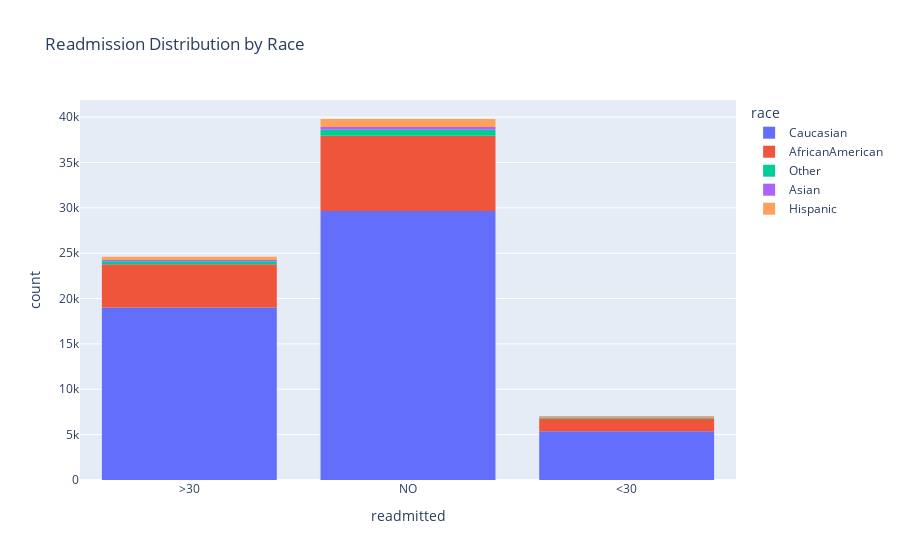
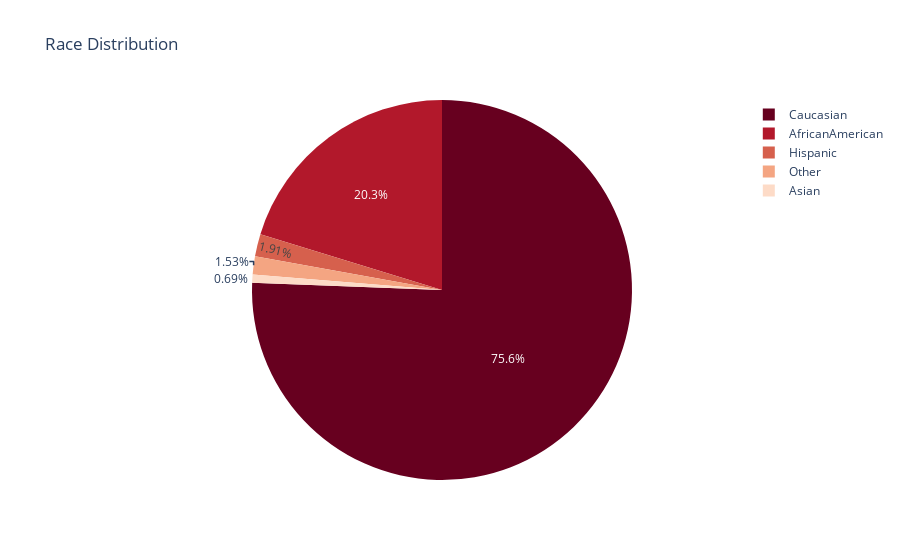
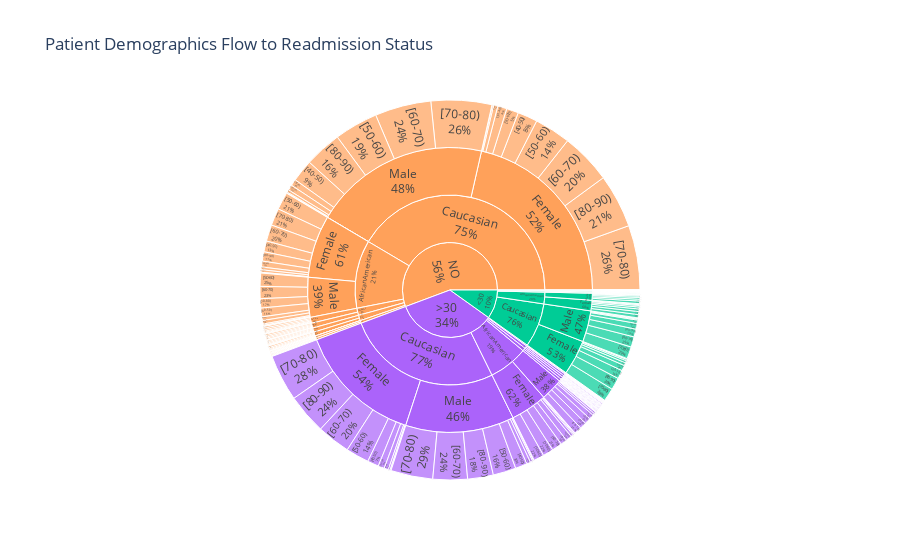

Notebook code cell kept with these figures, in order:
### Code cell
# histogram
import plotly.express as px
fig = px.histogram(df, x='readmitted', nbins=90, color='race', 
                   title='Readmission Distribution by Race')
fig.show()


# pie
fig = px.pie(df, names='race', 
             # pallete
            color_discrete_sequence=px.colors.sequential.RdBu,
            title='Race Distribution')
fig.show()



# Sunburst: Readmission → Race → Gender → Age
fig = px.sunburst(df, 
                  path=['readmitted', 'race', 'gender', 'age'],
                  title='Patient Demographics Flow to Readmission Status',
                  color='readmitted',
                  color_discrete_map={'0': '#2ecc71', '1': '#e74c3c'})
fig.update_traces(textinfo='label+percent parent')
fig.show()



# Age Distribution
plt.figure(figsize=(10, 5))
sns.countplot(data=df, x='age', order=sorted(df['age'].unique()), palette='viridis')
plt.title('Patient Age Distribution', fontsize=14, weight='bold')
plt.xlabel('Age Group', fontsize=12)
plt.ylabel('Count', fontsize=12)
plt.xticks(rotation=45)
plt.tight_layout()
plt.show()

### Figure 1 — Plotly figure (JSON) as saved in the notebook; plotly's stock layout.template omitted (floating-point values rounded to 4 significant figures; data arrays with more than 128 entries replaced by an {"elided": "..."} marker saying what was removed)
{"data": [{"bingroup": "x", "hovertemplate": "race=Caucasian<br>readmitted=%{x}<br>count=%{y}<extra></extra>", "legendgroup": "Caucasian", "marker": {"color": "#636efa", "pattern": {"shape": ""}}, "name": "Caucasian", "nbinsx": 90, "orientation": "v", "showlegend": true, "type": "histogram", "x": {"elided": "54033 str values"}, "xaxis": "x", "yaxis": "y"}, {"bingroup": "x", "hovertemplate": "race=AfricanAmerican<br>readmitted=%{x}<br>count=%{y}<extra></extra>", "legendgroup": "AfricanAmerican", "marker": {"color": "#EF553B", "pattern": {"shape": ""}}, "name": "AfricanAmerican", "nbinsx": 90, "orientation": "v", "showlegend": true, "type": "histogram", "x": {"elided": "14472 str values"}, "xaxis": "x", "yaxis": "y"}, {"bingroup": "x", "hovertemplate": "race=Other<br>readmitted=%{x}<br>count=%{y}<extra></extra>", "legendgroup": "Other", "marker": {"color": "#00cc96", "pattern": {"shape": ""}}, "name": "Other", "nbinsx": 90, "orientation": "v", "showlegend": true, "type": "histogram", "x": {"elided": "1092 str values"}, "xaxis": "x", "yaxis": "y"}, {"bingroup": "x", "hovertemplate": "race=Asian<br>readmitted=%{x}<br>count=%{y}<extra></extra>", "legendgroup": "Asian", "marker": {"color": "#ab63fa", "pattern": {"shape": ""}}, "name": "Asian", "nbinsx": 90, "orientation": "v", "showlegend": true, "type": "histogram", "x": {"elided": "493 str values"}, "xaxis": "x", "yaxis": "y"}, {"bingroup": "x", "hovertemplate": "race=Hispanic<br>readmitted=%{x}<br>count=%{y}<extra></extra>", "legendgroup": "Hispanic", "marker": {"color": "#FFA15A", "pattern": {"shape": ""}}, "name": "Hispanic", "nbinsx": 90, "orientation": "v", "showlegend": true, "type": "histogram", "x": {"elided": "1367 str values"}, "xaxis": "x", "yaxis": "y"}], "layout": {"barmode": "relative", "legend": {"title": {"text": "race"}, "tracegroupgap": 0}, "title": {"text": "Readmission Distribution by Race"}, "xaxis": {"anchor": "y", "domain": [0, 1], "title": {"text": "readmitted"}}, "yaxis": {"anchor": "x", "domain": [0, 1], "title": {"text": "count"}}}}

### Figure 2 — Plotly figure (JSON) as saved in the notebook; plotly's stock layout.template omitted (floating-point values rounded to 4 significant figures; data arrays with more than 128 entries replaced by an {"elided": "..."} marker saying what was removed)
{"data": [{"domain": {"x": [0, 1], "y": [0, 1]}, "hovertemplate": "race=%{label}<extra></extra>", "labels": {"elided": "71457 str values"}, "legendgroup": "", "name": "", "showlegend": true, "type": "pie"}], "layout": {"legend": {"tracegroupgap": 0}, "piecolorway": ["rgb(103,0,31)", "rgb(178,24,43)", "rgb(214,96,77)", "rgb(244,165,130)", "rgb(253,219,199)", "rgb(247,247,247)", "rgb(209,229,240)", "rgb(146,197,222)", "rgb(67,147,195)", "rgb(33,102,172)", "rgb(5,48,97)"], "title": {"text": "Race Distribution"}}}

### Figure 3 — Plotly figure (JSON) as saved in the notebook; plotly's stock layout.template omitted (floating-point values rounded to 4 significant figures; data arrays with more than 128 entries replaced by an {"elided": "..."} marker saying what was removed)
{"data": [{"branchvalues": "total", "customdata": {"elided": "304x1 str values"}, "domain": {"x": [0, 1], "y": [0, 1]}, "hovertemplate": "labels=%{label}<br>count=%{value}<br>parent=%{parent}<br>id=%{id}<br>readmitted=%{customdata[0]}<extra></extra>", "ids": {"elided": "304 str values"}, "labels": {"elided": "304 str values"}, "marker": {"colors": {"elided": "304 str values"}}, "name": "", "parents": {"elided": "304 str values"}, "textinfo": "label+percent parent", "type": "sunburst", "values": {"elided": "304 int values"}}], "layout": {"legend": {"tracegroupgap": 0}, "title": {"text": "Patient Demographics Flow to Readmission Status"}}}
